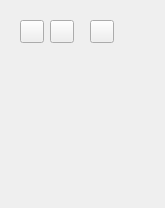
                                 <widget class="QWidget" name="TabRotation">
                                  <property name="geometry">
                                   <rect>
                                    <x>0</x>
                                    <y>0</y>
                                    <width>165</width>
                                    <height>208</height>
                                   </rect>
                                  </property>
                                  <attribute name="label">
                                   <string>Rotation and Perspective</string>
                                  </attribute>
                                  <layout class="QVBoxLayout" name="verticalLayout_68">
                                   <item>
                                    <widget class="QWidget" name="widget_11" native="true">
                                     <layout class="QVBoxLayout" name="verticalLayout_14">
                                      <item>
                                       <widget class="QWidget" name="widget_147" native="true">
                                        <layout class="QHBoxLayout" name="horizontalLayout_80">
                                         <property name="leftMargin">
                                          <number>0</number>
                                         </property>
                                         <property name="topMargin">
                                          <number>0</number>
                                         </property>
                                         <property name="rightMargin">
                                          <number>0</number>
                                         </property>
                                         <property name="bottomMargin">
                                          <number>0</number>
                                         </property>
                                         <item>
                                          <widget class="QToolButton" name="RotateLeftButton">
                                           <property name="toolTip">
                                            <string>Rotate left</string>
                                           </property>
                                           <property name="icon">
                                            <iconset resource="../qrc/photivo.qrc">
                                             <normaloff>:/dark/icons/rotate-left.png</normaloff>:/dark/icons/rotate-left.png</iconset>
                                           </property>
                                           <property name="iconSize">
                                            <size>
                                             <width>16</width>
                                             <height>16</height>
                                            </size>
                                           </property>
                                          </widget>
                                         </item>
                                         <item>
                                          <widget class="QToolButton" name="RotateRightButton">
                                           <property name="toolTip">
                                            <string>Rotate right</string>
                                           </property>
                                           <property name="icon">
                                            <iconset resource="../qrc/photivo.qrc">
                                             <normaloff>:/dark/icons/rotate-right.png</normaloff>:/dark/icons/rotate-right.png</iconset>
                                           </property>
                                           <property name="iconSize">
                                            <size>
                                             <width>16</width>
                                             <height>16</height>
                                            </size>
                                           </property>
                                          </widget>
                                         </item>
                                         <item>
                                          <spacer name="horizontalSpacer_56">
                                           <property name="orientation">
                                            <enum>Qt::Horizontal</enum>
                                           </property>
                                           <property name="sizeType">
                                            <enum>QSizePolicy::Fixed</enum>
                                           </property>
                                           <property name="sizeHint" stdset="0">
                                            <size>
                                             <width>10</width>
                                             <height>20</height>
                                            </size>
                                           </property>
                                          </spacer>
                                         </item>
                                         <item>
                                          <widget class="QToolButton" name="RotateAngleButton">
                                           <property name="toolTip">
                                            <string>Get rotate angle</string>
                                           </property>
                                           <property name="icon">
                                            <iconset resource="../qrc/photivo.qrc">
                                             <normaloff>:/dark/icons/rotate-angle.png</normaloff>:/dark/icons/rotate-angle.png</iconset>
                                           </property>
                                           <property name="iconSize">
                                            <size>
                                             <width>16</width>
                                             <height>16</height>
                                            </size>
                                           </property>
                                          </widget>
                                         </item>
                                         <item>
                                          <spacer name="horizontalSpacer_55">
                                           <property name="orientation">
                                            <enum>Qt::Horizontal</enum>
                                           </property>
                                           <property name="sizeHint" stdset="0">
                                            <size>
                                             <width>40</width>
                                             <height>20</height>
                                            </size>
                                           </property>
                                          </spacer>
                                         </item>
                                        </layout>
                                       </widget>
                                      </item>
                                      <item>
                                       <widget class="QWidget" name="RotateWidget" native="true"/>
                                      </item>
                                      <item>
                                       <widget class="QWidget" name="PerspectiveScaleXWidget" native="true"/>
                                      </item>
                                      <item>
                                       <widget class="QWidget" name="PerspectiveScaleYWidget" native="true"/>
                                      </item>
                                      <item>
                                       <spacer name="verticalSpacer_127">
                                        <property name="orientation">
                                         <enum>Qt::Vertical</enum>
                                        </property>
                                        <property name="sizeType">
                                         <enum>QSizePolicy::Fixed</enum>
                                        </property>
                                        <property name="sizeHint" stdset="0">
                                         <size>
                                          <width>20</width>
                                          <height>10</height>
                                         </size>
                                        </property>
                                       </spacer>
                                      </item>
                                      <item>
                                       <widget class="QWidget" name="PerspectiveFocalLengthWidget" native="true"/>
                                      </item>
                                      <item>
                                       <widget class="QWidget" name="PerspectiveTiltWidget" native="true"/>
                                      </item>
                                      <item>
                                       <widget class="QWidget" name="PerspectiveTurnWidget" native="true"/>
                                      </item>
                                      <item>
                                       <spacer name="verticalSpacer_128">
                                        <property name="orientation">
                                         <enum>Qt::Vertical</enum>
                                        </property>
                                        <property name="sizeType">
                                         <enum>QSizePolicy::Fixed</enum>
                                        </property>
                                        <property name="sizeHint" stdset="0">
                                         <size>
                                          <width>20</width>
                                          <height>10</height>
                                         </size>
                                        </property>
                                       </spacer>
                                      </item>
                                      <item>
                                       <widget class="QWidget" name="widget_96" native="true">
                                        <layout class="QHBoxLayout" name="horizontalLayout_43">
                                         <property name="sizeConstraint">
                                          <enum>QLayout::SetFixedSize</enum>
                                         </property>
                                         <property name="leftMargin">
                                          <number>0</number>
                                         </property>
                                         <property name="topMargin">
                                          <number>0</number>
                                         </property>
                                         <property name="rightMargin">
                                          <number>0</number>
                                         </property>
                                         <property name="bottomMargin">
                                          <number>0</number>
                                         </property>
                                         <item>
                                          <widget class="QWidget" name="GridWidget" native="true">
                                           <property name="sizePolicy">
                                            <sizepolicy hsizetype="Fixed" vsizetype="Preferred">
                                             <horstretch>0</horstretch>
                                             <verstretch>0</verstretch>
                                            </sizepolicy>
                                           </property>
                                           <property name="minimumSize">
                                            <size>
                                             <width>80</width>
                                             <height>0</height>
                                            </size>
                                           </property>
                                          </widget>
                                         </item>
                                         <item>
                                          <spacer name="horizontalSpacer_11a">
                                           <property name="orientation">
                                            <enum>Qt::Horizontal</enum>
                                           </property>
                                           <property name="sizeType">
                                            <enum>QSizePolicy::Fixed</enum>
                                           </property>
                                           <property name="sizeHint" stdset="0">
                                            <size>
                                             <width>5</width>
                                             <height>10</height>
                                            </size>
                                           </property>
                                          </spacer>
                                         </item>
                                         <item>
                                          <widget class="QWidget" name="GridXWidget" native="true"/>
                                         </item>
                                         <item>
                                          <widget class="QWidget" name="GridYWidget" native="true"/>
                                         </item>
                                         <item>
                                          <spacer name="horizontalSpacer_5a">
                                           <property name="orientation">
                                            <enum>Qt::Horizontal</enum>
                                           </property>
                                           <property name="sizeHint" stdset="0">
                                            <size>
                                             <width>15</width>
                                             <height>10</height>
                                            </size>
                                           </property>
                                          </spacer>
                                         </item>
                                        </layout>
                                       </widget>
                                      </item>
                                     </layout>
                                    </widget>
                                   </item>
                                   <item>
                                    <spacer name="verticalSpacer_7">
                                     <property name="orientation">
                                      <enum>Qt::Vertical</enum>
                                     </property>
                                     <property name="sizeHint" stdset="0">
                                      <size>
                                       <width>20</width>
                                       <height>40</height>
                                      </size>
                                     </property>
                                    </spacer>
                                   </item>
                                  </layout>
                                 </widget>
